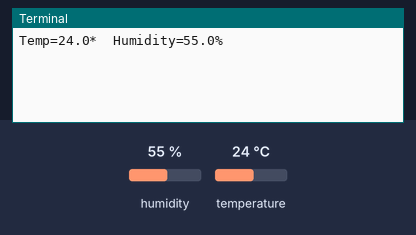
Bench run of a program on a simulated Raspberry Pi (BCM pin numbers), started with the argument 17. Shown: the last lines printed to the terminal. Inputs (shaded band) come from the test bench; at power-on: humidity 55 %, temperature 24 °C.

Above: at 1.2 s.
1.3 s: humidity set to 22 %
At 4.9 s:
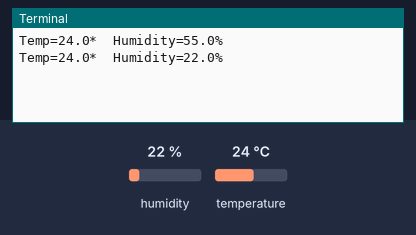
5.9 s: temperature set to 12 °C
At 8.4 s:
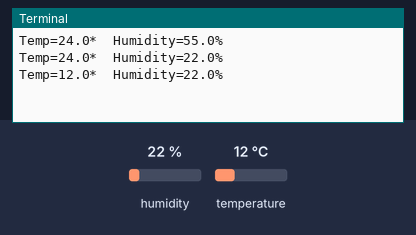
10.5 s: humidity set to 40 %
At 12.1 s:
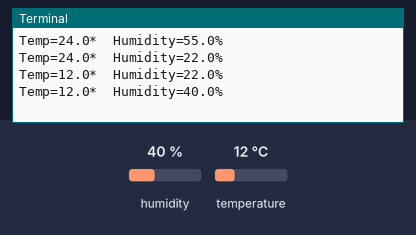
Timing chart, 0 to 13.6 s (numbered marks = the images above; inputs shaded):
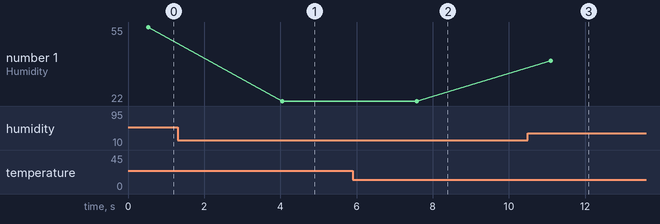

Measured:
- after the input at 1.3 s, the terminal: prints a new line after 2.8 s (image 1)
- after the input at 5.9 s, the terminal: prints a new line after 1.7 s (image 2)
- after the input at 10.5 s, the terminal: prints a new line after 0.60 s (image 3)
- plotted number 1: 55 → 22 after the input at 1.3 s, 22 → 40 after the input at 10.5 s

The program:

dht11_monitor.py
```python
#!/usr/bin/python
import sys
import Adafruit_DHT
import time

pin = sys.argv[1]

try:
	while True:
		humidity, temperature = Adafruit_DHT.read_retry(Adafruit_DHT.DHT11, pin)
		if humidity is not None and temperature is not None:
			print('Temp={0:0.1f}*  Humidity={1:0.1f}%'.format(temperature, humidity))
			time.sleep(3)
		else:
			print('Failed to get reading. Try again!')
			sys.exit(1)
except KeyboardInterrupt:
	sys.exit(1)
```
